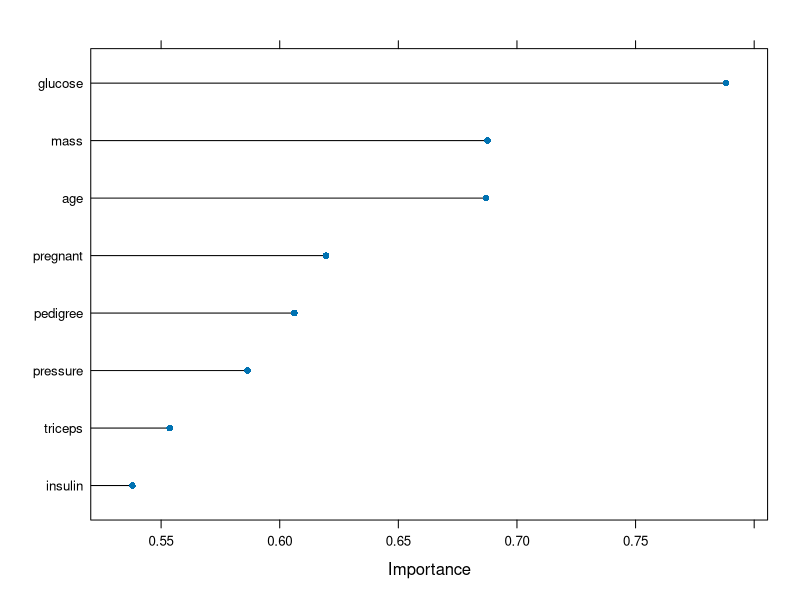
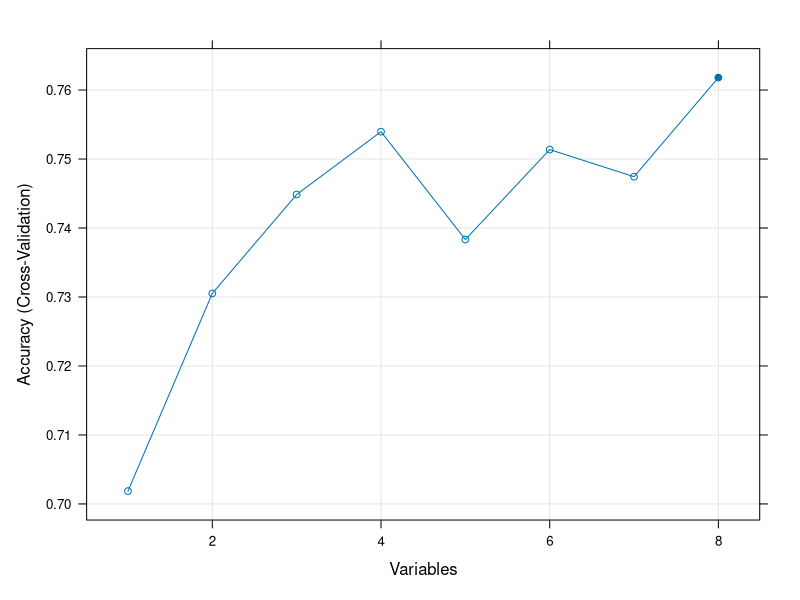

Here is the R script that generated these plots, in order:
# ************************************************************************************************************************
# Feature Section using the Caret Package
#
# Selecting the right features in your data can mean the difference between 
# mediocre performance with long training times and great performance with short training times.
#
# The caret R package provides tools automatically report on the relevance and importance of 
# attributes in your data and even select the most important features for you.
# In this code We will discover the feature selection tools in the Caret R package with 
# standalone recipes in R.
#
# How to remove redundant features from your dataset.
# How to rank features in your dataset by their importance.
# How to select features from your dataset using the Recursive Feature Elimination method.
# ************************************************************************************************************************

# No Automatic roundoffs
options(scipen = 999)
rm(list = ls()) # Clear all environment variables

# Use of external libraries
library(mlbench)
library(caret)
library(pROC)

# ********************* REMOVE REDUNDANT FEATURES **********************************#

# Data can contain attributes that are highly correlated with each other. Many methods perform 
# better if highly correlated attributes are removed.
# The Caret R package provides the findCorrelation which will analyze a correlation matrix of your 
# data’s attributes report on attributes that can be removed.
# A correlation matrix is created from these attributes and highly correlated attributes are identified, 
# in this case the age attribute is remove as it correlates highly with the pregnant attribute.

# Generally, you want to remove attributes with an absolute correlation of 0.75 or higher.

# The following code loads the Pima Indians Diabetes dataset that contains a number of 
# biological attributes from medical reports.

# load the data
data("PimaIndiansDiabetes")
# Check the data load
head(PimaIndiansDiabetes)
# Check the structure of the dataset
str(PimaIndiansDiabetes)
dim(PimaIndiansDiabetes)
# Check for missing values
colSums(is.na(PimaIndiansDiabetes))

# Calculate the correlation matrix (except for the response variable column - diabetes)
correlationMatrix <- cor(PimaIndiansDiabetes[,1:8])
# Lets examine the correlationMatrix
print(correlationMatrix)
# lets find attributes that are highly correlated (ideally > 0.5)
highlyCorrelated <- findCorrelation(correlationMatrix, cutoff = 0.5)
# Lets print indexes of highly correlated attributes
print(highlyCorrelated)
# Lets find the column name
colnames(PimaIndiansDiabetes[highlyCorrelated])
# we see it is "age" variable - and the same is dropped from any modelling... 


# ********************* RANK FEATURES BY IMPORTANCE **********************************#

# Here features are ranked based on importance. In this methodology a "Learning Vector Quantization" model
# is built (Special case of neural networks), then variable importance is derived from there

control <- trainControl(method = "repeatedcv", number = 10, repeats = 3)
model <- train(diabetes ~., data = PimaIndiansDiabetes, method = "lvq", preProcess = "scale", trControl = control)
# once the training on LVQ is done, estimate the variable importance
importance <- varImp(model, scale = FALSE)
# summarize the importance
print(importance)
# plot the importanct
plot(importance)

# We see that Glucose, Mass and Age are the three most important variables


# ********************* FEATURE SELECTION **********************************#

# A technique of Recursive Feature elimination is used for automatic feature selection.
# Here a Random Forest algorithm is used on each iteration to evaluate the model. The algorithm is used to
# explore all possible subsets of attributes...

# Lets define the control using a random forest selection function
control <- rfeControl(functions = rfFuncs, method = "cv", number = 10)
# Run the RFE algorithm
results <- rfe(PimaIndiansDiabetes[,1:8], PimaIndiansDiabetes[,9], sizes = c(1:8), rfeControl = control)
# Lets summarize the results
print(results)
# List the chosen features
predictors(results)
# Lets plot the results
plot(results, type = c("g","o"))
# From the plot we see the five is the optimum number of variables, beyond which any 
# increase in the number of variable, doesnt cause significant increase in accuracy